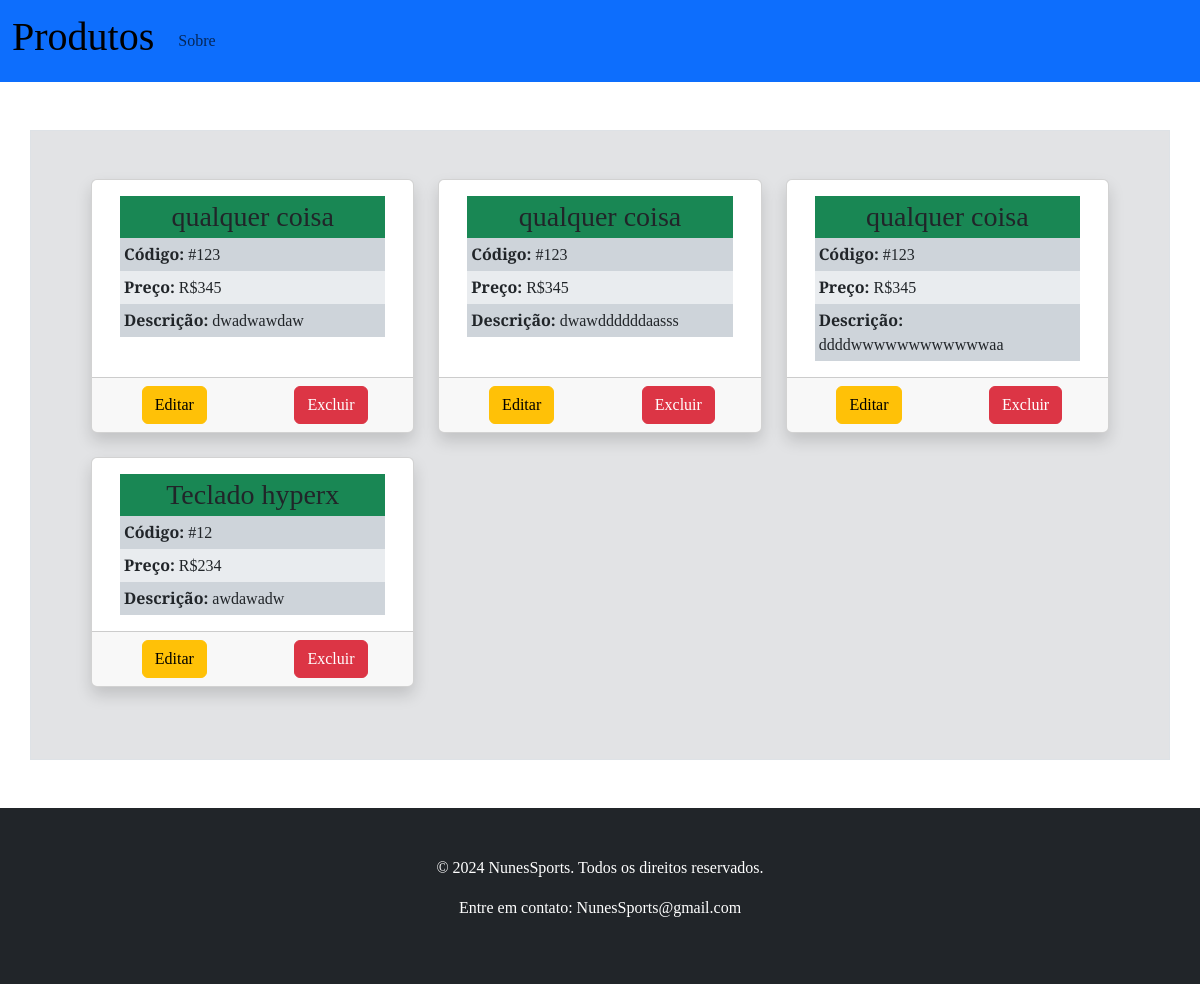
The page /registred_products/ on the database its author committed.
### products/models.py (models this page shows, shortened)
class Product(models.Model):
    name = models.CharField(max_length=255)
    cod = models.IntegerField(default=0)
    description = models.TextField()
    price = models.IntegerField(default=0)

### products/views.py (the view)
# urls.py: path('registred_products/', views.registred_products, name = 'registred_products'),
def registred_products(request):
    products = Product.objects.all().order_by('id')
    return render(request,'products/pages/registred_products.html', context={
      'products': products,
    })

### products/templates/products/pages/registred_products.html (shortened to what this page needs)
{%load static%}
<!doctype html>
<html lang="en">
<head>
    <link href="https://cdn.jsdelivr.net/npm/bootstrap@5.3.2/dist/css/bootstrap.min.css" rel="stylesheet"
 />
    <link rel="stylesheet" href="{%static 'products/css/style.css' %}">
</head>
<body>
    {% include "products/partials/header.html" %}
    <main>
        {% include "products/partials/product.html" %}
    </main>
    <footer>
        {% include "products/partials/footer.html" %}
    </footer>
</body>
</html>

### products/templates/products/partials/header.html (shortened to what this page needs)
{% if 'registred_products' in request.path %}
<nav class="navbar navbar-expand-lg bg-primary">
    <div class="container-fluid">
      <a class="navbar-brand" href="{% url "products:products" %}"><h1>Produtos</h1></a>
      <div class="collapse navbar-collapse" id="navbarNav">
        <ul class="navbar-nav">
          <li class="nav-item">
            <a class="nav-link" href="#">Sobre</a>
          </li>
        </ul>
      </div>
    </div>
  </nav>
  {% endif %}

### products/templates/products/partials/product.html
<div class="container mt-5">
  <div class="row border p-5 bg-secondary-subtle">
    {% for product in products %}
      <div class="col-md-4 mb-4">
        <div class="card h-100 shadow">
          <div class="card-body">
            <div class="container">
            <p class="card-title text-center text-dark m-0 bg-success fs-3 text">{{ product.name }}</p>
            <p class="card-text bg-dark-subtle m-0 p-1"><b>Código:</b> #{{ product.cod }}</p>
            <p class="card-text bg-body-secondary m-0 p-1"><b>Preço:</b> R${{ product.price }}</p>
            <p class="card-text bg-dark-subtle p-1"><b>Descrição:</b> {{ product.description }}</p>
            </div>
          </div>
          <div class="card-footer text-center">
            <div class="row">
              <div class="col-md-6">
                <a class="btn btn-warning" href="{% url 'products:edit_product' product.id %}">Editar</a>
              </div>
              <div class="col-md-6">
                <a class="btn btn-danger" href="{% url 'products:delete_product' product.id %}">Excluir</a>
              </div>
            </div>
          </div>
        </div>
      </div>
    {% endfor %}
  </div>
</div>

### products/templates/products/partials/footer.html
<footer class="bg-dark text-center text-white p-5 mt-5">
    <div>
      <p>&copy; 2024 NunesSports. Todos os direitos reservados.</p>
    </div>
    <div>
      <p>Entre em contato: NunesSports@gmail.com</p>
    </div>
  </footer>

### products/static/products/css/style.css (style rules this page uses)
* { font-family: 'EB Garamond', serif; margin: 0; padding: 0; }
a { color: rgb(0, 0, 0); text-decoration: none; }

### rows shown on the page
Product: name "qualquer coisa", cod "123", price "345", description "dwadwawdaw"
Product: name "qualquer coisa", cod "123", price "345", description "dwawddddddaasss"
Product: name "qualquer coisa", cod "123", price "345", description "ddddwwwwwwwwwwwwaa"
Product: name "Teclado hyperx", cod "12", price "234", description "awdawadw"
